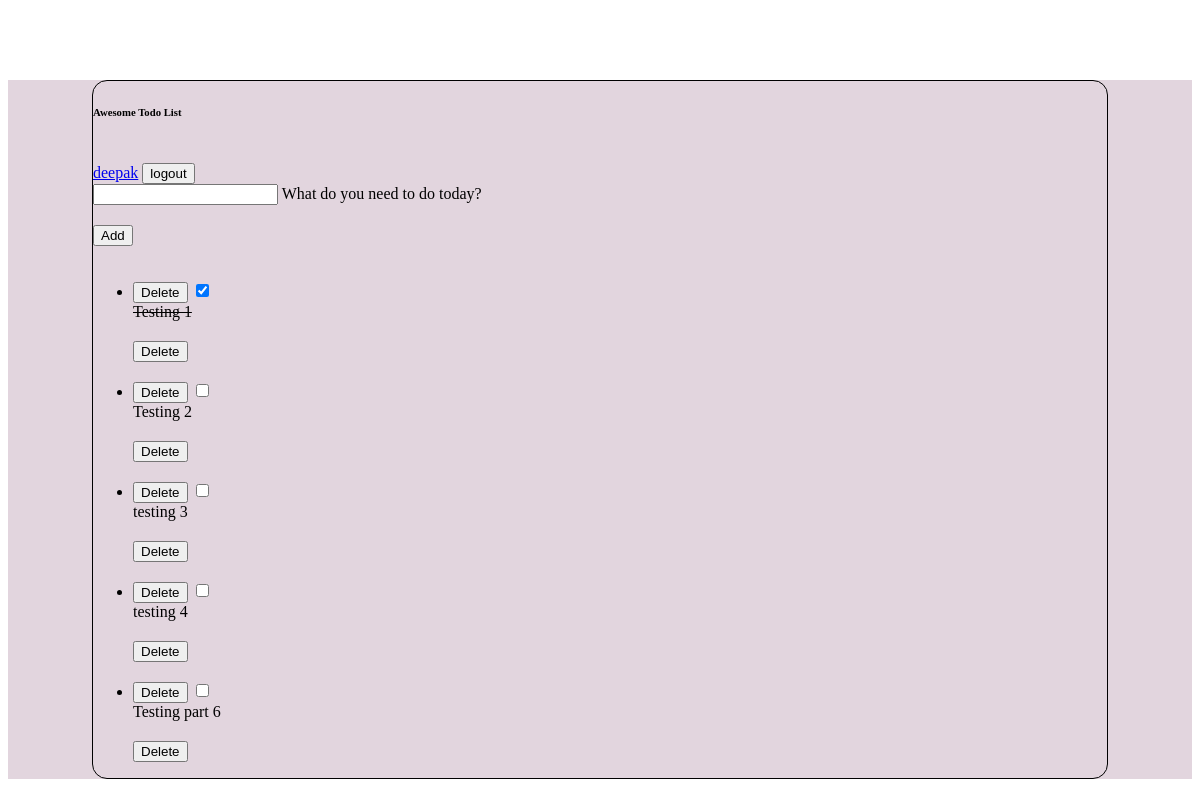
The app's page / (signed in) with its own data.
### todoApp/models.py (models this page shows, shortened)
class Notes(models.Model):
    author = models.ForeignKey(User, on_delete=models.CASCADE)
    title = models.CharField(max_length =  200)
    description = models.TextField(default="none")
    isCompleted = models.BooleanField(default=False)
    date_modified = models.DateTimeField(auto_now=True)

### todoApp/views.py (the view, shortened to what this page needs)
# urls.py: path("", views.index, name='index'),
@login_required
def index(request):
    notes = Notes.objects.filter(author = request.user)
    return render(request, "todoApp/index.html", {"notes": notes, "username": request.user.username})

### todoApp/templates/todoApp/index.html (shortened to what this page needs)
{% extends "todoApp/base.html" %}
{% block content %}
<section class="vh-100" style="background-color: #e2d5de;">
    <div class="container py-5 h-100">
      <div class="row d-flex justify-content-center align-items-center h-100">
        <div class="col col-xl-10">
          <div class="card" style="border-radius: 15px;">
            <div class="card-body p-5">
              <div class="d-flex justify-content-between align-items-center">
              <h6 class="mb-3">Awesome Todo List</h6>
              <form  action="{% url 'logout' %}" method="POST" class="d-flex justify-content-center align-items-center mb-4">
                <a href="#">{{username}}</a>
                <button type="submit" class="btn btn-primary btn-lg ">logout</button>
              </form>
              </div>
            <div>
              <form  action="{% url 'index' %}" method="POST" class="d-flex justify-content-center align-items-center mb-4">
                <div class="form-outline flex-fill">
                  <input type="text" id="form3" class="form-control form-control-lg" name="title"/>
                  <label class="form-label" for="form3">What do you need to do today?</label>
                </div>
                <button type="submit" class="btn btn-primary btn-lg ms-2 myclass">Add</button>
              </form>
              <ul class="list-group mb-0">
                {% for note in notes %}
                <li
                  class="list-group-item d-flex justify-content-between align-items-center border-start-0 border-top-0 border-end-0 border-bottom rounded-0 mb-2">
                  {% if note.isCompleted %}
                  <div class="d-flex align-items-center">
                    <form  action="{% url 'done' note.id %}" method="get" class="d-flex justify-content-center align-items-center">
                      <button type="submit" class="btn btn-primary btn-lg ms-2 d-none myform{{note.id}}">Delete</button>
                      <input class="noteCheck" type="checkbox" value="" aria-label="..." checked  onclick="handleClick({{note.id}})"/>
                    </form>
                    <s> {{note.title}}</s>
                  </div>
                  {% else %}
                  <div class="d-flex align-items-center">
                    <form  action="{% url 'done' note.id %}" method="get" class="d-flex justify-content-center align-items-center">
                      <button type="submit" class="btn btn-primary btn-lg ms-2 d-none myform{{note.id}}">Delete</button>
                      <input class="noteCheck" type="checkbox" value="" aria-label="..."  onclick="handleClick({{note.id}})" />
                    </form>
                    {{note.title}}
                  </div>
                  {% endif %}
                  <form  action="{% url 'deleteNote' note.id %}" method="POST" class="d-flex justify-content-center align-items-center mb-4">
                    <button type="submit" class="btn btn-primary btn-lg ms-2">Delete</button>
                  </form>
                </li>
                {% endfor %}
              </ul>
            </div>
          </div>
        </div>
      </div>
    </div>
  </section>
  {% block script%}
  {% load static %}
  {% endblock %}
{% endblock %}

### todoApp/templates/todoApp/base.html (style rules this page uses)
.container { margin: 5rem; }
.btn { margin-top: 20px; }
.card { border: 1px solid black; margin: 4px; min-width: 150px; }

### records on screen
Notes: title "Testing 1"
Notes: title "Testing 2"
Notes: title "testing 3"
Notes: title "testing 4"
Notes: title "Testing part 6"

### other values on screen
{{ username }} "deepak"
